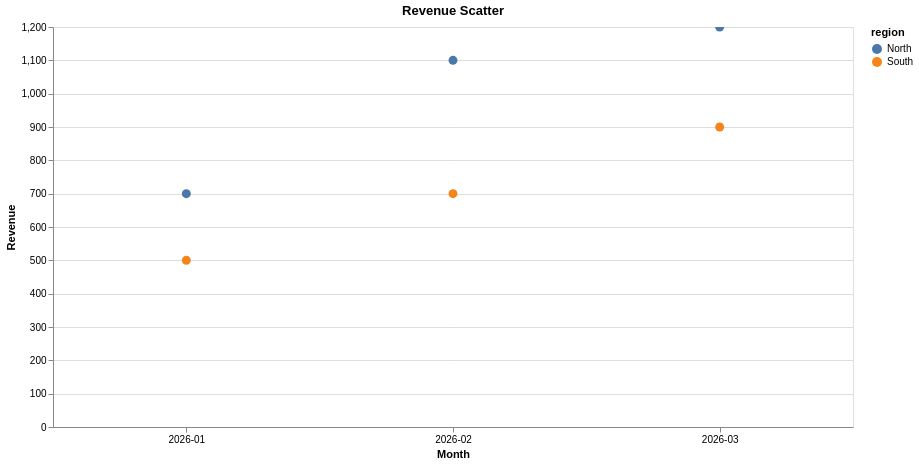

Express this chart as Vega-Lite.
### Vega-Lite specification from a JSON file in a GitHub repository (floating-point values rounded to 4 significant figures)
{"config": {"view": {"continuousWidth": 300, "continuousHeight": 300, "stroke": "#d9e2ec"}}, "data": {"name": "data-76ec877686ab12cf210d6f5ab6407e6a"}, "mark": {"type": "circle", "size": 80}, "encoding": {"color": {"field": "region", "type": "nominal"}, "opacity": {"condition": {"param": "param_8a39bdd63d0ff06d", "value": 1}, "value": 0.2}, "tooltip": [{"field": "month", "type": "nominal"}, {"field": "revenue", "type": "quantitative"}, {"field": "region", "type": "nominal"}], "x": {"axis": {"labelAngle": 0}, "field": "month", "title": "Month", "type": "nominal"}, "y": {"field": "revenue", "title": "Revenue", "type": "quantitative"}}, "height": 400, "params": [{"name": "param_8a39bdd63d0ff06d", "select": {"type": "point", "fields": ["region"]}, "bind": "legend"}, {"name": "param_1e9efca18e7a2868", "select": {"type": "interval", "encodings": ["x", "y"]}, "bind": "scales"}], "title": "Revenue Scatter", "width": 800, "$schema": "https://vega.github.io/schema/vega-lite/v6.4.1.json", "datasets": {"data-76ec877686ab12cf210d6f5ab6407e6a": [{"month": "2026-01", "revenue": 500.0, "region": "South"}, {"month": "2026-02", "revenue": 1100.0, "region": "North"}, {"month": "2026-02", "revenue": 700.0, "region": "South"}, {"month": "2026-03", "revenue": 900.0, "region": "South"}, {"month": "2026-03", "revenue": 1200.0, "region": "North"}, {"month": "2026-01", "revenue": 700.0, "region": "North"}]}}
